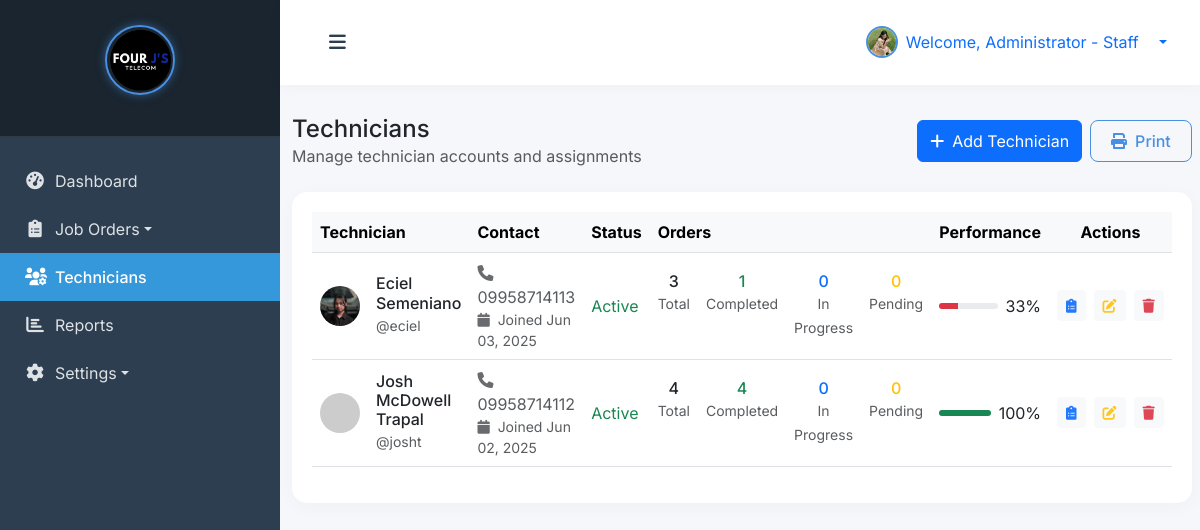
The page /admin/technicians.php (signed in) on the database its author committed.
### tables this page shows
CREATE TABLE `technicians` (
  `id` int(11) NOT NULL,
  `username` varchar(50) NOT NULL,
  `password` varchar(255) NOT NULL,
  `name` varchar(100) NOT NULL,
  `email` varchar(100) DEFAULT NULL,
  `phone` varchar(20) NOT NULL,
  `profile_picture` varchar(255) DEFAULT NULL,
  `created_at` timestamp NOT NULL DEFAULT current_timestamp(),
  `updated_at` timestamp NOT NULL DEFAULT current_timestamp() ON UPDATE current_timestamp()
);

### admin/technicians.php (the view, shortened to what this page needs)
<?php
try {
    $pdo = new PDO("mysql:host=" . DB_HOST . ";dbname=" . DB_NAME, DB_USER, DB_PASS);
    $pdo->setAttribute(PDO::ATTR_ERRMODE, PDO::ERRMODE_EXCEPTION);
    $stmt = $pdo->prepare("SELECT name, profile_picture FROM admins WHERE id = ?");
    $stmt->execute([$_SESSION['user_id']]);
    $admin = $stmt->fetch(PDO::FETCH_ASSOC);
    $stmt = $pdo->query("
        SELECT
            t.*,
            COUNT(DISTINCT jo.id) as total_orders,
            SUM(CASE WHEN jo.status = 'completed' THEN 1 ELSE 0 END) as completed_orders,
            SUM(CASE WHEN jo.status = 'in_progress' THEN 1 ELSE 0 END) as in_progress_orders,
            SUM(CASE WHEN jo.status = 'pending' THEN 1 ELSE 0 END) as pending_orders
        FROM technicians t
        LEFT JOIN job_orders jo ON t.id = jo.assigned_technician_id
        GROUP BY t.id
        ORDER BY t.name ASC
    ");
    $technicians = $stmt->fetchAll(PDO::FETCH_ASSOC);
} catch (PDOException $e) {
    die("Database error: " . $e->getMessage());
}
require_once 'includes/header.php';
?>
<body></body>
 <div class="wrapper">
        <?php
        require_once 'includes/sidebar.php';
        ?>
        <div id="content">
            <nav class="navbar navbar-expand-lg navbar-light bg-white">
                <div class="container-fluid">
                    <button type="button" id="sidebarCollapse" class="btn">
                        <i class="fas fa-bars"></i>
                    </button>
                    <div class="ms-auto d-flex align-items-center">
                        <div class="dropdown">
                            <a class="d-flex align-items-center text-decoration-none dropdown-toggle" href="#" id="userDropdown" role="button" data-bs-toggle="dropdown">
                                <img src="<?= !empty($admin['profile_picture']) ? '../' . htmlspecialchars($admin['profile_picture']) : 'https://ui-avatars.com/api/?name=' . urlencode($admin['name'] ?: 'Admin') . '&background=1a237e&color=fff' ?>"
                                     alt="Admin"
                                     class="rounded-circle me-2"
                                     width="32"
                                     height="32"
                                     style="object-fit: cover; border: 2px solid #4A90E2;">
                                <span class="me-3">Welcome, <?= htmlspecialchars($admin['name'] ?: 'Admin') ?></span>
                            </a>
                        </div>
                    </div>
                </div>
            </nav>
            <div class="container-fluid">
                <div class="d-flex justify-content-between align-items-center mb-4">
                    <div>
                        <h4 class="mb-0">Technicians</h4>
                        <p class="text-muted mb-0">Manage technician accounts and assignments</p>
                    </div>
                    <div class="d-flex gap-2">
                        <button type="button" class="btn btn-primary" data-bs-toggle="modal" data-bs-target="#addTechnicianModal">
                            <i class="fas fa-plus me-2"></i>Add Technician
                        </button>
                        <button type="button" class="btn btn-outline-primary" onclick="window.print()">
                            <i class="fas fa-print me-2"></i>Print
                        </button>
                    </div>
                </div>
                <div class="card">
                    <div class="card-body">
                        <div class="table-responsive">
                            <table class="table table-hover align-middle">
                                <thead class="table-light">
                                    <tr>
                                        <th>Technician</th>
                                        <th>Contact</th>
                                        <th>Status</th>
                                        <th>Orders</th>
                                        <th>Performance</th>
                                        <th class="text-center">Actions</th>
                                    </tr>
                                </thead>
                                <tbody>
                                    <?php foreach ($technicians as $tech): ?>
                                    <tr>
                                        <td>
                                            <div class="d-flex align-items-center">
                                                <img src="<?= !empty($tech['profile_picture']) ? '../' . htmlspecialchars($tech['profile_picture']) : 'https://ui-avatars.com/api/?name=' . urlencode($tech['name']) . '&background=1a237e&color=fff' ?>"
                                                     alt="<?= htmlspecialchars($tech['name']) ?>"
                                                     class="rounded-circle me-3"
                                                     style="width: 40px; height: 40px; object-fit: cover;">
                                                <div>
                                                    <h6 class="mb-0"><?= htmlspecialchars($tech['name']) ?></h6>
                                                    <small class="text-muted">@<?= htmlspecialchars($tech['username']) ?></small>
                                                </div>
                                            </div>
                                        </td>
                                        <td>
                                            <div class="d-flex flex-column">
                                                <span class="text-muted">
                                                    <i class="fas fa-phone me-2"></i><?= htmlspecialchars($tech['phone']) ?>
                                                </span>
                                                <small class="text-muted">
                                                    <i class="fas fa-calendar me-2"></i>Joined <?= date('M d, Y', strtotime($tech['created_at'])) ?>
                                                </small>
                                            </div>
                                        </td>
                                        <td>
                                            <span class="text-success">Active</span>
                                        </td>
                                        <td>
                                            <div class="d-flex gap-3">
                                                <div class="text-center">
                                                    <h6 class="mb-0"><?= $tech['total_orders'] ?></h6>
                                                    <small class="text-muted">Total</small>
                                                </div>
                                                <div class="text-center">
                                                    <h6 class="mb-0 text-success"><?= $tech['completed_orders'] ?></h6>
                                                    <small class="text-muted">Completed</small>
                                                </div>
                                                <div class="text-center">
                                                    <h6 class="mb-0 text-primary"><?= $tech['in_progress_orders'] ?></h6>
                                                    <small class="text-muted">In Progress</small>
                                                </div>
                                                <div class="text-center">
                                                    <h6 class="mb-0 text-warning"><?= $tech['pending_orders'] ?></h6>
                                                    <small class="text-muted">Pending</small>
                                                </div>
                                            </div>
                                        </td>
                                        <td>
                                            <?php
                                            $completion_rate = $tech['total_orders'] > 0
                                                ? round(($tech['completed_orders'] / $tech['total_orders']) * 100)
                                                : 0;
                                            $progress_color = $completion_rate >= 70 ? 'bg-success' : ($completion_rate >= 40 ? 'bg-warning' : 'bg-danger');
                                            ?>
                                            <div class="d-flex align-items-center">
                                                <div class="progress flex-grow-1" style="height: 6px;">
                                                    <div class="progress-bar <?= $progress_color ?>" role="progressbar"
                                                         style="width: <?= $completion_rate ?>%"></div>
                                                </div>
                                                <span class="ms-2"><?= $completion_rate ?>%</span>
                                            </div>
                                        </td>
                                        <td>
                                            <div class="d-flex justify-content-center gap-2">
                                                <a href="technician-orders.php?id=<?= $tech['id'] ?>"
                                                   class="btn btn-sm btn-light"
                                                   data-bs-toggle="tooltip"
                                                   title="View Orders">
                                                    <i class="fas fa-clipboard-list text-primary"></i>
                                                </a>
                                                <button type="button"
                                                        class="btn btn-sm btn-light edit-technician-btn"
                                                        data-bs-toggle="modal"
                                                        data-bs-target="#editTechnicianModal"
                                                        data-id="<?= $tech['id'] ?>"
                                                        data-name="<?= htmlspecialchars($tech['name']) ?>"
                                                        data-username="<?= htmlspecialchars($tech['username']) ?>"
                                                        data-phone="<?= htmlspecialchars($tech['phone']) ?>"
                                                        title="Edit Technician">
                                                    <i class="fas fa-edit text-warning"></i>
                                                </button>
                                                <button type="button"
                                                        class="btn btn-sm btn-light delete-technician-btn"
                                                        data-bs-toggle="modal"
                                                        data-bs-target="#deleteTechnicianModal"
                                                        data-id="<?= $tech['id'] ?>"
                                                        data-name="<?= htmlspecialchars($tech['name']) ?>"
                                                        title="Delete Technician">
                                                    <i class="fas fa-trash text-danger"></i>
                                                </button>
                                            </div>
                                        </td>
                                    </tr>
                                    <?php endforeach; ?>
                                </tbody>
                            </table>
                        </div>
                    </div>
                </div>
            </div>
        </div>
    </div>
</body>
</html>

### css/style.css (style rules this page uses)
:root { --primary-blue: #4A90E2; --secondary-blue: #5C9CE6; --light-blue: #E8F1FC; --hover-blue: #357ABD; --text-blue: #2C3E50; --success: #2ECC71; --warning: #F1C40F; --danger: #E74C3C; --info: #3498DB; --pastel-purple: #B39DDB; --pastel-pink: #F8BBD0; --pastel-green: #A5D6A7; --pastel-orange: #FFCC80; --card-1: #4A90E2; --card-2: #2ECC71; --card-3: #F1C40F; --card-4: #E74C3C; --sidebar-bg: #2C3E50; --sidebar-header: #1A252F; --sidebar-hover: #34495E; --sidebar-active: #3498DB; }
body { font-family: 'Inter', -apple-system, BlinkMacSystemFont, 'Segoe UI', Roboto, sans-serif; background: #F5F7FA; }
.wrapper { display: flex; width: 100%; align-items: stretch; }
#content { width: 100%; min-height: 100vh; transition: all 0.3s; background: #F5F7FA; }
.card { border-radius: 15px; box-shadow: 0 4px 20px rgba(0, 0, 0, 0.03); margin-bottom: 25px; border: none; transition: transform 0.3s ease, box-shadow 0.3s ease; }
.card-body { padding: 1.75rem; }
.card i { opacity: 0.9; transition: transform 0.3s ease; }
.navbar { padding: 20px 25px; background: #fff; border: none; border-radius: 0; margin-bottom: 30px; box-shadow: 0 2px 15px rgba(0, 0, 0, 0.03); }
#sidebarCollapse { background: transparent; border: none; color: var(--text-blue); font-size: 1.2rem; padding: 8px 12px; border-radius: 8px; transition: all 0.3s; }
.btn-outline-primary { border-color: var(--primary-blue); color: var(--primary-blue); padding: 8px 20px; border-radius: 8px; font-weight: 500; transition: all 0.3s; }

### admin/includes/header.php (style rules this page uses)
.card { height: 100%; margin-bottom: 1rem; }
.card-body { padding: 1.25rem; }
#userDropdown { transition: all 0.2s ease; }
#userDropdown img { border: 2px solid #4A90E2; transition: all 0.2s ease; }

### rows shown on the page
technicians: profile_picture (picture), name "Eciel Semeniano", username "eciel", phone "09958714113", created_at "Jun 03, 2025", total_orders "3", completed_orders "1", in_progress_orders "0", pending_orders "0", completion_rate "33"
technicians: name "Josh McDowell Trapal", username "josht", phone "09958714112", created_at "Jun 02, 2025", total_orders "4", completed_orders "4", in_progress_orders "0", pending_orders "0", completion_rate "100"

### other values the page prints
$admin['name'] ?: 'Admin' "Administrator - Staff"
